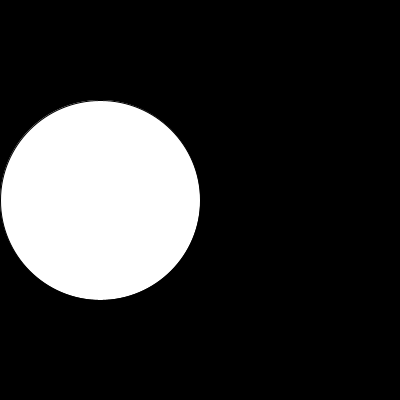
Frame 1 (no input)
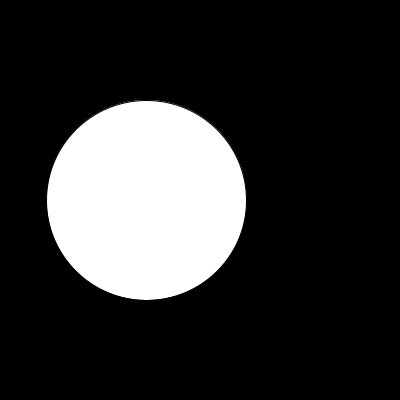
Frame 60 (the mouse pressed at the canvas centre just before this capture)
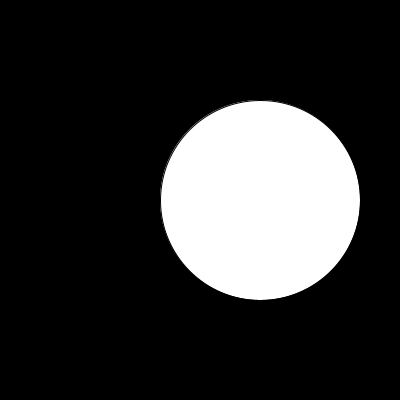
Frame 120 (the mouse held since frame 60 and released just before this capture)

The Processing sketch that drew these frames (run headless with seeded random() and noise(); from frame 60 on, the mouse is pressed at the canvas centre):

// Processing sketch: processing_163988
// ── processing_163988.pde

int prevsec;
int starttime;
int curtime;
int dir; // 1 or -1
float cPos =1;

void setup() {
  size(400, 400);
  prevsec = second(); 
  starttime = millis();
  dir = 1;
}
 
void draw() {
  background(0);
  curtime = millis() - starttime;
 
 if(dir == 1)
   {
   cPos = map(curtime, 0, 1000, width/2-100, width/2+100);
   }
   
 if(dir == -1)
   {
   cPos = map(curtime, 0, 1000, width/2+100, width/2-100);
   }
   
 
  if (prevsec != second()) {
    prevsec = second();
    starttime = millis();
    println("Tick " + prevsec);
    dir = -dir;
     println(curtime);
  }
  

  //float cirsize = map(curtime, 0, 1000, 0, 200);
  //ellipse(width/2, height/2, cirsize, cirsize);
  
  ellipse(cPos, height/2, 200, 200);
}
